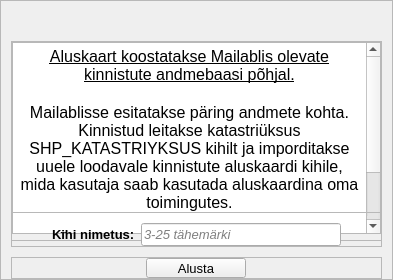
                  <widget class="QFrame" name="frSync_Tools">
                   <property name="sizePolicy">
                    <sizepolicy hsizetype="Preferred" vsizetype="Fixed">
                     <horstretch>0</horstretch>
                     <verstretch>0</verstretch>
                    </sizepolicy>
                   </property>
                   <property name="minimumSize">
                    <size>
                     <width>0</width>
                     <height>280</height>
                    </size>
                   </property>
                   <property name="maximumSize">
                    <size>
                     <width>16777215</width>
                     <height>0</height>
                    </size>
                   </property>
                   <property name="frameShape">
                    <enum>QFrame::StyledPanel</enum>
                   </property>
                   <property name="frameShadow">
                    <enum>QFrame::Raised</enum>
                   </property>
                   <layout class="QVBoxLayout" name="verticalLayout_140">
                    <property name="spacing">
                     <number>10</number>
                    </property>
                    <property name="leftMargin">
                     <number>10</number>
                    </property>
                    <property name="topMargin">
                     <number>0</number>
                    </property>
                    <property name="rightMargin">
                     <number>10</number>
                    </property>
                    <property name="bottomMargin">
                     <number>0</number>
                    </property>
                    <item>
                     <widget class="QFrame" name="frame_5">
                      <property name="minimumSize">
                       <size>
                        <width>0</width>
                        <height>200</height>
                       </size>
                      </property>
                      <property name="maximumSize">
                       <size>
                        <width>16777215</width>
                        <height>120</height>
                       </size>
                      </property>
                      <property name="frameShape">
                       <enum>QFrame::StyledPanel</enum>
                      </property>
                      <property name="frameShadow">
                       <enum>QFrame::Raised</enum>
                      </property>
                      <layout class="QVBoxLayout" name="verticalLayout_150">
                       <property name="spacing">
                        <number>0</number>
                       </property>
                       <property name="leftMargin">
                        <number>0</number>
                       </property>
                       <property name="topMargin">
                        <number>0</number>
                       </property>
                       <property name="rightMargin">
                        <number>0</number>
                       </property>
                       <property name="bottomMargin">
                        <number>0</number>
                       </property>
                       <item alignment="Qt::AlignTop">
                        <widget class="QTextEdit" name="textEdit_2">
                         <property name="minimumSize">
                          <size>
                           <width>0</width>
                           <height>150</height>
                          </size>
                         </property>
                         <property name="readOnly">
                          <bool>true</bool>
                         </property>
                         <property name="html">
                          <string>&lt;!DOCTYPE HTML PUBLIC &quot;-//W3C//DTD HTML 4.0//EN&quot; &quot;http://www.w3.org/TR/REC-html40/strict.dtd&quot;&gt;
&lt;html&gt;&lt;head&gt;&lt;meta name=&quot;qrichtext&quot; content=&quot;1&quot; /&gt;&lt;style type=&quot;text/css&quot;&gt;
p, li { white-space: pre-wrap; }
&lt;/style&gt;&lt;/head&gt;&lt;body style=&quot; font-family:'MS Shell Dlg 2'; font-size:8.25pt; font-weight:400; font-style:normal;&quot;&gt;
&lt;p align=&quot;center&quot; style=&quot; margin-top:0px; margin-bottom:0px; margin-left:0px; margin-right:0px; -qt-block-indent:0; text-indent:0px;&quot;&gt;&lt;span style=&quot; font-size:12pt; text-decoration: underline;&quot;&gt;Aluskaart koostatakse Mailablis olevate kinnistute andmebaasi põhjal.&lt;/span&gt;&lt;/p&gt;
&lt;p align=&quot;center&quot; style=&quot;-qt-paragraph-type:empty; margin-top:0px; margin-bottom:0px; margin-left:0px; margin-right:0px; -qt-block-indent:0; text-indent:0px; font-size:12pt; text-decoration: underline;&quot;&gt;&lt;br /&gt;&lt;/p&gt;
&lt;p align=&quot;center&quot; style=&quot; margin-top:0px; margin-bottom:0px; margin-left:0px; margin-right:0px; -qt-block-indent:0; text-indent:0px;&quot;&gt;&lt;span style=&quot; font-size:12pt;&quot;&gt;Mailablisse esitatakse päring andmete kohta. Kinnistud leitakse katastriüksus SHP_KATASTRIYKSUS kihilt ja imporditakse uuele loodavale kinnistute aluskaardi kihile, mida kasutaja saab kasutada aluskaardina oma toimingutes.&lt;/span&gt;&lt;/p&gt;
&lt;p align=&quot;center&quot; style=&quot;-qt-paragraph-type:empty; margin-top:0px; margin-bottom:0px; margin-left:0px; margin-right:0px; -qt-block-indent:0; text-indent:0px; font-size:12pt;&quot;&gt;&lt;br /&gt;&lt;/p&gt;
&lt;p align=&quot;center&quot; style=&quot; margin-top:0px; margin-bottom:0px; margin-left:0px; margin-right:0px; -qt-block-indent:0; text-indent:0px;&quot;&gt;&lt;span style=&quot; font-size:12pt; font-weight:600;&quot;&gt;NB! Ära kasuta QGIS enne aluskihi lõplikku moodustumist ning programmi taaskäivitamist!&lt;/span&gt;&lt;/p&gt;
&lt;p align=&quot;center&quot; style=&quot;-qt-paragraph-type:empty; margin-top:0px; margin-bottom:0px; margin-left:0px; margin-right:0px; -qt-block-indent:0; text-indent:0px; font-size:12pt; font-weight:600;&quot;&gt;&lt;br /&gt;&lt;/p&gt;&lt;/body&gt;&lt;/html&gt;</string>
                         </property>
                        </widget>
                       </item>
                      </layout>
                     </widget>
                    </item>
                    <item>
                     <spacer name="verticalSpacer_4">
                      <property name="orientation">
                       <enum>Qt::Vertical</enum>
                      </property>
                      <property name="sizeHint" stdset="0">
                       <size>
                        <width>20</width>
                        <height>40</height>
                       </size>
                      </property>
                     </spacer>
                    </item>
                    <item>
                     <widget class="QFrame" name="frSync_Tols_lblFor_layerName">
                      <property name="frameShape">
                       <enum>QFrame::StyledPanel</enum>
                      </property>
                      <property name="frameShadow">
                       <enum>QFrame::Raised</enum>
                      </property>
                      <layout class="QHBoxLayout" name="horizontalLayout_55">
                       <property name="leftMargin">
                        <number>0</number>
                       </property>
                       <property name="topMargin">
                        <number>10</number>
                       </property>
                       <property name="rightMargin">
                        <number>0</number>
                       </property>
                       <property name="bottomMargin">
                        <number>0</number>
                       </property>
                       <item>
                        <spacer name="horizontalSpacer_13">
                         <property name="orientation">
                          <enum>Qt::Horizontal</enum>
                         </property>
                         <property name="sizeHint" stdset="0">
                          <size>
                           <width>40</width>
                           <height>20</height>
                          </size>
                         </property>
                        </spacer>
                       </item>
                       <item>
                        <widget class="QLabel" name="LblSync_NamOfFutureLayer">
                         <property name="font">
                          <font>
                           <pointsize>10</pointsize>
                           <weight>75</weight>
                           <bold>true</bold>
                          </font>
                         </property>
                         <property name="text">
                          <string>Kihi nimetus:</string>
                         </property>
                        </widget>
                       </item>
                       <item>
                        <widget class="QLineEdit" name="leText_For_Sync_GreateLayerName">
                         <property name="minimumSize">
                          <size>
                           <width>200</width>
                           <height>0</height>
                          </size>
                         </property>
                         <property name="maximumSize">
                          <size>
                           <width>200</width>
                           <height>16777215</height>
                          </size>
                         </property>
                         <property name="font">
                          <font>
                           <pointsize>10</pointsize>
                           <italic>true</italic>
                          </font>
                         </property>
                         <property name="inputMethodHints">
                          <set>Qt::ImhNoAutoUppercase</set>
                         </property>
                         <property name="inputMask">
                          <string/>
                         </property>
                         <property name="text">
                          <string/>
                         </property>
                         <property name="maxLength">
                          <number>25</number>
                         </property>
                         <property name="cursorPosition">
                          <number>0</number>
                         </property>
                         <property name="placeholderText">
                          <string>3-25 tähemärki</string>
                         </property>
                        </widget>
                       </item>
                       <item>
                        <spacer name="horizontalSpacer_27">
                         <property name="orientation">
                          <enum>Qt::Horizontal</enum>
                         </property>
                         <property name="sizeHint" stdset="0">
                          <size>
                           <width>40</width>
                           <height>20</height>
                          </size>
                         </property>
                        </spacer>
                       </item>
                      </layout>
                     </widget>
                    </item>
                    <item>
                     <widget class="QFrame" name="fr_pbSync_holder">
                      <property name="frameShape">
                       <enum>QFrame::StyledPanel</enum>
                      </property>
                      <property name="frameShadow">
                       <enum>QFrame::Raised</enum>
                      </property>
                      <layout class="QVBoxLayout" name="verticalLayout_146">
                       <property name="spacing">
                        <number>0</number>
                       </property>
                       <property name="leftMargin">
                        <number>0</number>
                       </property>
                       <property name="topMargin">
                        <number>0</number>
                       </property>
                       <property name="rightMargin">
                        <number>0</number>
                       </property>
                       <property name="bottomMargin">
                        <number>0</number>
                       </property>
                       <item alignment="Qt::AlignHCenter">
                        <widget class="QPushButton" name="pbSync_start_sync">
                         <property name="minimumSize">
                          <size>
                           <width>100</width>
                           <height>20</height>
                          </size>
                         </property>
                         <property name="maximumSize">
                          <size>
                           <width>100</width>
                           <height>20</height>
                          </size>
                         </property>
                         <property name="font">
                          <font>
                           <pointsize>10</pointsize>
                           <italic>false</italic>
                          </font>
                         </property>
                         <property name="text">
                          <string>Alusta</string>
                         </property>
                        </widget>
                       </item>
                      </layout>
                     </widget>
                    </item>
                   </layout>
                  </widget>
